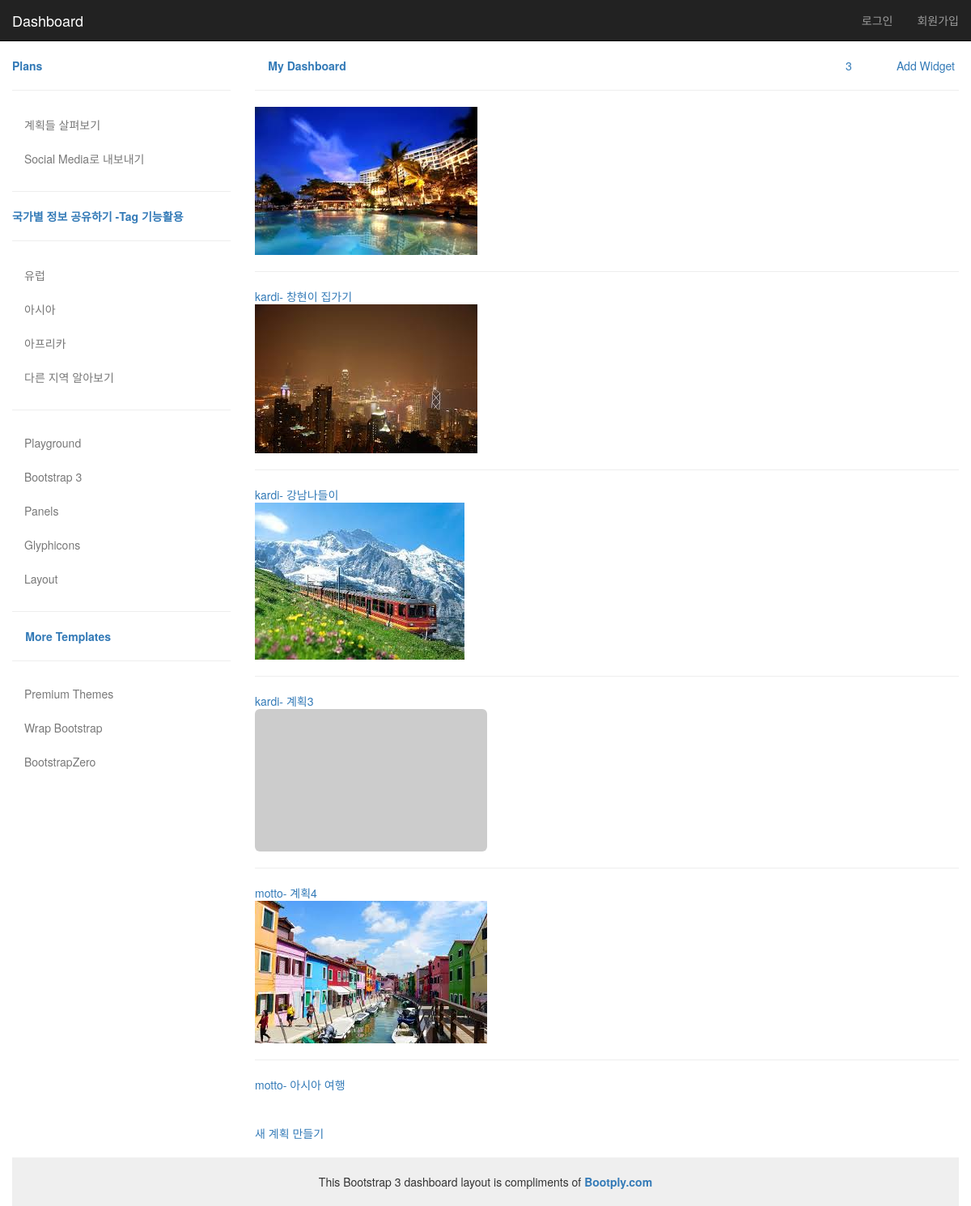
/plan/, run on the app's committed database.
### plan/models.py (models this page shows, shortened)
class Post(models.Model):
    title = models.CharField(max_length=50)
    content = models.TextField()
    image = models.ImageField(null=True, blank=True)
    transits = models.ManyToManyField('Transit', blank=True)
    author = models.ForeignKey(User)
    lnglat = models.CharField(max_length=200, blank=True, null=True)

### plan/views.py (the view)
def total(request):
    plan_list=Post.objects.all()
    return render(request,"plan/total.html", {
        'plan_list': plan_list
        })

### plan/templates/plan/total.html
{% extends "plan/layout.html" %}
{% block content %}
{% for post in plan_list %}
    <a href = "{% url "plan:detail" post.pk %}">
        {% if post.image %}
                                <img class="media-object" src="{{ post.image.url }}" alt="{{ post.title }}" />
                            {% else %}
                                 <img class="media-object img-rounded" src="http://lorempixel.com/287/176/cats/" alt="랜덤 이미지" />
                            {% endif %}
                            <hr/>
        {{post.author}}-
        {{post.title}} </a>
        <br/>
{% endfor %}
<br/>
<br/>
<a href = "{% url "plan:newplan" %}"> 새 계획 만들기 </a>
{% endblock %}

### plan/templates/plan/layout.html (shortened to what this page needs)
{% load staticfiles %}
<!DOCTYPE html>
<html lang="en">
    <head>
        <link href="{% static "css/bootstrap.min.css" %}" rel="stylesheet">
        <link href= "{% static "css/styles.css" %}" rel="stylesheet">
    </head>
    <body>
<div id="top-nav" class="navbar navbar-inverse navbar-static-top">
    <div class="container-fluid">
        <div class="navbar-header">
            <a class="navbar-brand" href="#">Dashboard</a>
        </div>
        <div class="navbar-collapse collapse">
            <ul class="nav navbar-nav navbar-right">
                {% if not user.is_authenticated %}
                    <li><a href="{% url "login" %}?next={{request.path}}">로그인</a> </li>
                    <li><a href="{% url "signup" %}?next={{request.path}}">회원가입</li>
                {% endif %}
            </ul>
        </div>
    </div>
</div>
<div class="container-fluid">
    <div class="row">
        <div class="col-sm-3">
            <a href="{% url "plan:total" %}" ><strong></i> Plans</strong></a>
            <hr>
            <ul class="nav nav-stacked">
                <li class="nav-header"> <a href="#" data-toggle="collapse" data-target="#menu2"> 계획들 살펴보기 </a>
                </li>
                <li class="nav-header">
                    <a href="#" data-toggle="collapse" data-target="#menu3"> Social Media로 내보내기 </a>
                </li>
            </ul>
            <hr>
            <a href="#"><strong> 국가별 정보 공유하기 -Tag 기능활용</strong></a>
            <hr>
            <ul class="nav nav-pills nav-stacked">
                <li><a href="#"> 유럽</a></li>
                <li><a href="#"> 아시아</a></li>
                <li><a href="#"> 아프리카</a></li>
                <li><a href="#"> 다른 지역 알아보기</a></li>
            </ul>
            <hr>
            <ul class="nav nav-stacked">
                <li class="active"><a href="http://bootply.com" title="The Bootstrap Playground" target="ext">Playground</a></li>
                <li><a href="/tagged/bootstrap-3">Bootstrap 3</a></li>
                <li><a href="/61518" title="Bootstrap 3 Panel">Panels</a></li>
                <li><a href="/61521" title="Bootstrap 3 Icons">Glyphicons</a></li>
                <li><a href="/62603">Layout</a></li>
            </ul>
            <hr>
            <a href="#"><strong><i class="glyphicon glyphicon-list"></i> More Templates</strong></a>
            <hr>
            <ul class="nav nav-stacked">
                <li class="active"><a rel="nofollow" href="http://goo.gl/pQoXEh" target="ext">Premium Themes</a></li>
                <li><a rel="nofollow" href="https://wrapbootstrap.com/?ref=bootply">Wrap Bootstrap</a></li>
                <li><a rel="nofollow" href="http://bootstrapzero.com">BootstrapZero</a></li>
            </ul>
        </div>
        <div class="col-sm-9">
            <ul class="list-inline pull-right">
                <li><a href="#"><i class="glyphicon glyphicon-cog"></i></a></li>
                <li class="dropdown"><a href="#" class="dropdown-toggle" data-toggle="dropdown"><i class="glyphicon glyphicon-comment"></i><span class="count">3</span></a>
                </li>
                <li><a href="#"><i class="glyphicon glyphicon-user"></i></a></li>
                <li><a title="Add Widget" data-toggle="modal" href="#addWidgetModal"><span class="glyphicon glyphicon-plus-sign"></span> Add Widget</a></li>
            </ul>
            <a href="#"><strong><i class="glyphicon glyphicon-dashboard"></i> My Dashboard</strong></a>
            <hr>
{% block content %}{% endblock %}
    </div>
</div>
<footer class="text-center">This Bootstrap 3 dashboard layout is compliments of <a href="http://www.bootply.com/85850"><strong>Bootply.com</strong></a></footer>
    </body>
</html>

### project/static/css/styles.css (style rules this page uses)
.navbar-static-top { margin-bottom:20px; }
i { font-size:16px; }
.nav > li > a { color:#787878; }
footer { margin-top:20px; padding-top:20px; padding-bottom:20px; background-color:#efefef; }

### data on the page
Post: image (picture), author "kardi", title "창현이 집가기"
Post: image (picture), author "kardi", title "강남나들이"
Post: image (picture), author "kardi", title "계획3"
Post: author "motto", title "계획4"
Post: image (picture), author "motto", title "아시아 여행"
